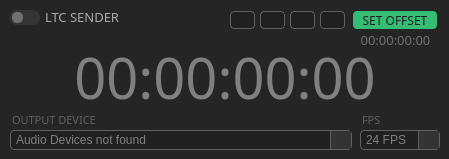
    <widget class="QFrame" name="ltc_frame">
     <property name="geometry">
      <rect>
       <x>40</x>
       <y>40</y>
       <width>449</width>
       <height>159</height>
      </rect>
     </property>
     <property name="styleSheet">
      <string notr="true">background: #252525;
border-radius: 10</string>
     </property>
     <property name="frameShape">
      <enum>QFrame::StyledPanel</enum>
     </property>
     <property name="frameShadow">
      <enum>QFrame::Raised</enum>
     </property>
     <widget class="QCheckBox" name="ltc_switch">
      <property name="geometry">
       <rect>
        <x>10</x>
        <y>10</y>
        <width>30</width>
        <height>15</height>
       </rect>
      </property>
      <property name="cursor">
       <cursorShape>PointingHandCursor</cursorShape>
      </property>
      <property name="styleSheet">
       <string notr="true">    QCheckBox {
        width: 30px;
        height: 15px;
        background-color: #353535;
        border-radius: 7px;
        padding: 2px;
    }
    QCheckBox::indicator {
        width: 11px	;
        height: 11px;
        background-color: #707070;
        border-radius: 5px;
    }
    QCheckBox::indicator:checked {
        background-color: #36BD74;;
        margin-left: 16px;
    }
    QCheckBox::indicator:hover {
        background-color: #99ff99;
    }
    QCheckBox::indicator:checked:hover {
        background-color: #36BD74;
    }
    QCheckBox::indicator:checked:disabled {
        background-color: #999999;
    }</string>
      </property>
      <property name="text">
       <string/>
      </property>
      <property name="shortcut">
       <string/>
      </property>
      <property name="checked">
       <bool>false</bool>
      </property>
      <property name="tristate">
       <bool>false</bool>
      </property>
     </widget>
     <widget class="QLabel" name="ltc_tc_label">
      <property name="geometry">
       <rect>
        <x>0</x>
        <y>47</y>
        <width>450</width>
        <height>60</height>
       </rect>
      </property>
      <property name="font">
       <font>
        <family>IBM Plex Sans Light</family>
        <pointsize>42</pointsize>
        <italic>false</italic>
       </font>
      </property>
      <property name="styleSheet">
       <string notr="true">color:grey</string>
      </property>
      <property name="text">
       <string>00:00:00:00</string>
      </property>
      <property name="alignment">
       <set>Qt::AlignCenter</set>
      </property>
     </widget>
     <widget class="QComboBox" name="ltc_output_combo_box">
      <property name="geometry">
       <rect>
        <x>10</x>
        <y>130</y>
        <width>342</width>
        <height>20</height>
       </rect>
      </property>
      <property name="styleSheet">
       <string notr="true">QComboBox {
    background-color: #202020;
    color: grey;
    border: 1px solid #606060;
    border-radius: 4px;
    padding: 2px;
	padding-left:5px;
}

QComboBox::drop-down {
    subcontrol-origin: padding;
    subcontrol-position: top right;
    width: 20px;
    border-left-width: 1px;
    border-left-color: #606060;
    border-left-style: solid;
    background: #333333;
}

QComboBox::drop-down::hover {
    background: #404040;
}

QComboBox::drop-down::pressed {
    background: #505050;
}


QComboBox::down-arrow {
    image: url(img/arrow2.png);
    width: 10px;
}

QComboBox QAbstractItemView {
	border-radius:0;
    border-bottom-right-radius: 2px;
    border-bottom-left-radius: 2px;
    background: #303030;
    border: 1px solid #404040;
    padding: 4px 4px 4px 4px;
    color: grey;
}

QComboBox:disabled  {
    background-color:  transparent;
    color: #505050;
    border: 1px solid #404040;
    border-radius: 4px;
    padding: 2px;
	padding-left:5px;
}

QComboBox::drop-down::disabled  {
    subcontrol-origin: padding;
    subcontrol-position: top right;
    width: 20px;
    border-left-width: 1px;
    border-left-color: #404040;
    border-left-style: solid;
    background: transparent;
}

QComboBox::down-arrow::disabled {
    image: url(img/arrow_disable.png);
    width: 10px;
}
</string>
      </property>
      <item>
       <property name="text">
        <string>Audio Devices not found</string>
       </property>
      </item>
     </widget>
     <widget class="QComboBox" name="ltc_fps_combo_box">
      <property name="geometry">
       <rect>
        <x>360</x>
        <y>130</y>
        <width>80</width>
        <height>20</height>
       </rect>
      </property>
      <property name="minimumSize">
       <size>
        <width>0</width>
        <height>0</height>
       </size>
      </property>
      <property name="styleSheet">
       <string notr="true">QComboBox {
    background-color: #202020;
    color: grey;
    border: 1px solid #606060;
    border-radius: 4px;
    padding: 2px;
	padding-left:5px;
}

QComboBox::drop-down {
    subcontrol-origin: padding;
    subcontrol-position: top right;
    width: 20px;
    border-left-width: 1px;
    border-left-color: #606060;
    border-left-style: solid;
    background: #333333;
}

QComboBox::drop-down::hover {
    background: #404040;
}

QComboBox::drop-down::pressed {
    background: #505050;
}


QComboBox::down-arrow {
    image: url(img/arrow2.png);
    width: 10px;
}

QComboBox QAbstractItemView {
	border-radius:0;
    border-bottom-right-radius: 2px;
    border-bottom-left-radius: 2px;
    background: #303030;
    border: 1px solid #404040;
    padding: 4px 4px 4px 4px;
    color: grey;
}

QComboBox:disabled  {
    background-color:  transparent;
    color: #505050;
    border: 1px solid #404040;
    border-radius: 4px;
    padding: 2px;
	padding-left:5px;
}

QComboBox::drop-down::disabled  {
    subcontrol-origin: padding;
    subcontrol-position: top right;
    width: 20px;
    border-left-width: 1px;
    border-left-color: #404040;
    border-left-style: solid;
    background: transparent;
}

QComboBox::down-arrow::disabled {
    image: url(img/arrow_disable.png);
    width: 10px;
}
</string>
      </property>
      <item>
       <property name="text">
        <string>24 FPS</string>
       </property>
      </item>
      <item>
       <property name="text">
        <string>25 FPS</string>
       </property>
      </item>
      <item>
       <property name="text">
        <string>30 FPS</string>
       </property>
      </item>
     </widget>
     <widget class="QPushButton" name="ltc_offset_button">
      <property name="enabled">
       <bool>true</bool>
      </property>
      <property name="geometry">
       <rect>
        <x>353</x>
        <y>11</y>
        <width>84</width>
        <height>18</height>
       </rect>
      </property>
      <property name="font">
       <font>
        <family>IBM Plex Sans Medium</family>
        <pointsize>9</pointsize>
        <weight>50</weight>
        <italic>false</italic>
        <bold>false</bold>
       </font>
      </property>
      <property name="styleSheet">
       <string notr="true">QPushButton {
        background-color: #36BD74;
        color: #202020;
        border: none;
        border-radius: 4px;
    }
    QPushButton:hover {
        background-color: #225e3f;
    }
    QPushButton:pressed {
        background-color: #888888;
        border-style: inset;
    }

QPushButton:disabled {
        background-color: #353535;
        color: #202020;
    }


</string>
      </property>
      <property name="text">
       <string>SET OFFSET</string>
      </property>
     </widget>
     <widget class="QLabel" name="ltc_label">
      <property name="geometry">
       <rect>
        <x>45</x>
        <y>9</y>
        <width>101</width>
        <height>16</height>
       </rect>
      </property>
      <property name="font">
       <font>
        <family>IBM Plex Sans Medium</family>
        <pointsize>10</pointsize>
        <weight>50</weight>
        <bold>false</bold>
       </font>
      </property>
      <property name="styleSheet">
       <string notr="true">color:#AAAAAA</string>
      </property>
      <property name="text">
       <string>LTC SENDER</string>
      </property>
     </widget>
     <widget class="QLabel" name="ltc_offset_label">
      <property name="geometry">
       <rect>
        <x>351</x>
        <y>30</y>
        <width>89</width>
        <height>20</height>
       </rect>
      </property>
      <property name="font">
       <font>
        <family>IBM Plex Sans ExtraLight</family>
        <pointsize>10</pointsize>
        <italic>false</italic>
       </font>
      </property>
      <property name="styleSheet">
       <string notr="true">color: #707070;</string>
      </property>
      <property name="frameShadow">
       <enum>QFrame::Plain</enum>
      </property>
      <property name="text">
       <string>00:00:00:00</string>
      </property>
      <property name="textFormat">
       <enum>Qt::PlainText</enum>
      </property>
      <property name="alignment">
       <set>Qt::AlignCenter</set>
      </property>
     </widget>
     <widget class="QLabel" name="ltc_fps_label">
      <property name="geometry">
       <rect>
        <x>362</x>
        <y>112</y>
        <width>25</width>
        <height>15</height>
       </rect>
      </property>
      <property name="font">
       <font>
        <family>IBM Plex Sans Light</family>
        <pointsize>8</pointsize>
        <weight>50</weight>
        <bold>false</bold>
       </font>
      </property>
      <property name="styleSheet">
       <string notr="true">color: #606060;</string>
      </property>
      <property name="text">
       <string>FPS</string>
      </property>
     </widget>
     <widget class="QLabel" name="ltc_output_label">
      <property name="geometry">
       <rect>
        <x>12</x>
        <y>112</y>
        <width>130</width>
        <height>15</height>
       </rect>
      </property>
      <property name="font">
       <font>
        <family>IBM Plex Sans Light</family>
        <pointsize>8</pointsize>
        <weight>50</weight>
        <bold>false</bold>
       </font>
      </property>
      <property name="styleSheet">
       <string notr="true">color: #606060;</string>
      </property>
      <property name="text">
       <string>OUTPUT DEVICE</string>
      </property>
     </widget>
     <widget class="QLineEdit" name="ltc_hh_offset">
      <property name="enabled">
       <bool>true</bool>
      </property>
      <property name="geometry">
       <rect>
        <x>230</x>
        <y>11</y>
        <width>25</width>
        <height>18</height>
       </rect>
      </property>
      <property name="font">
       <font>
        <family>IBM Plex Sans Light</family>
        <pointsize>9</pointsize>
        <weight>50</weight>
        <italic>false</italic>
        <bold>false</bold>
       </font>
      </property>
      <property name="styleSheet">
       <string notr="true">    QLineEdit {
    	background-color: #202020;
        border: 1px solid #606060;
        border-radius: 4px;
        color: #808080;
    }

QLineEdit:disabled  {
    background-color:  transparent;
    color: grey;
    border: 1px solid #404040;
    border-radius: 4px;
    padding: 2px;
}</string>
      </property>
      <property name="maxLength">
       <number>2</number>
      </property>
      <property name="alignment">
       <set>Qt::AlignCenter</set>
      </property>
     </widget>
     <widget class="QLineEdit" name="ltc_mm_offset">
      <property name="geometry">
       <rect>
        <x>260</x>
        <y>11</y>
        <width>25</width>
        <height>18</height>
       </rect>
      </property>
      <property name="font">
       <font>
        <family>IBM Plex Sans Light</family>
        <pointsize>9</pointsize>
        <weight>50</weight>
        <italic>false</italic>
        <bold>false</bold>
       </font>
      </property>
      <property name="styleSheet">
       <string notr="true">    QLineEdit {
    	background-color: #202020;
        border: 1px solid #606060;
        border-radius: 4px;
        color: #808080;
    }

QLineEdit:disabled  {
    background-color:  transparent;
    color: grey;
    border: 1px solid #404040;
    border-radius: 4px;
    padding: 2px;
}</string>
      </property>
      <property name="maxLength">
       <number>2</number>
      </property>
      <property name="alignment">
       <set>Qt::AlignCenter</set>
      </property>
     </widget>
     <widget class="QLineEdit" name="ltc_ss_offset">
      <property name="geometry">
       <rect>
        <x>290</x>
        <y>11</y>
        <width>25</width>
        <height>18</height>
       </rect>
      </property>
      <property name="font">
       <font>
        <family>IBM Plex Sans Light</family>
        <pointsize>9</pointsize>
        <weight>50</weight>
        <italic>false</italic>
        <bold>false</bold>
       </font>
      </property>
      <property name="styleSheet">
       <string notr="true">    QLineEdit {
    	background-color: #202020;
        border: 1px solid #606060;
        border-radius: 4px;
        color: #808080;
    }

QLineEdit:disabled  {
    background-color:  transparent;
    color: grey;
    border: 1px solid #404040;
    border-radius: 4px;
    padding: 2px;
}</string>
      </property>
      <property name="maxLength">
       <number>2</number>
      </property>
      <property name="alignment">
       <set>Qt::AlignCenter</set>
      </property>
     </widget>
     <widget class="QLineEdit" name="ltc_ff_offset">
      <property name="geometry">
       <rect>
        <x>320</x>
        <y>11</y>
        <width>25</width>
        <height>18</height>
       </rect>
      </property>
      <property name="font">
       <font>
        <family>IBM Plex Sans Light</family>
        <pointsize>9</pointsize>
        <weight>50</weight>
        <italic>false</italic>
        <bold>false</bold>
       </font>
      </property>
      <property name="styleSheet">
       <string notr="true">    QLineEdit {
    	background-color: #202020;
        border: 1px solid #606060;
        border-radius: 4px;
        color: #808080;
    }

QLineEdit:disabled  {
    background-color:  transparent;
    color: grey;
    border: 1px solid #404040;
    border-radius: 4px;
    padding: 2px;
}</string>
      </property>
      <property name="maxLength">
       <number>2</number>
      </property>
      <property name="alignment">
       <set>Qt::AlignCenter</set>
      </property>
     </widget>
    </widget>
